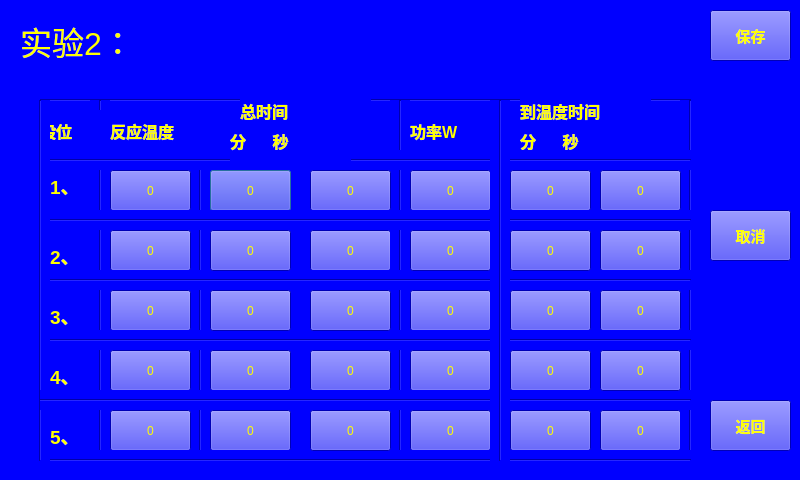
<?xml version="1.0" encoding="UTF-8"?>
<ui version="4.0">
 <class>Setting_2</class>
 <widget class="QDialog" name="Setting_2">
  <property name="geometry">
   <rect>
    <x>0</x>
    <y>0</y>
    <width>800</width>
    <height>480</height>
   </rect>
  </property>
  <property name="windowTitle">
   <string>Dialog</string>
  </property>
  <property name="styleSheet">
   <string notr="true">color: rgb(255, 255, 0);
background-color: rgb(0, 0, 255);</string>
  </property>
  <widget class="Line" name="line_11">
   <property name="geometry">
    <rect>
     <x>190</x>
     <y>100</y>
     <width>20</width>
     <height>361</height>
    </rect>
   </property>
   <property name="orientation">
    <enum>Qt::Vertical</enum>
   </property>
  </widget>
  <widget class="QPushButton" name="pushButton_7">
   <property name="geometry">
    <rect>
     <x>210</x>
     <y>170</y>
     <width>81</width>
     <height>41</height>
    </rect>
   </property>
   <property name="text">
    <string>0</string>
   </property>
  </widget>
  <widget class="QPushButton" name="pushButton_10">
   <property name="geometry">
    <rect>
     <x>310</x>
     <y>230</y>
     <width>81</width>
     <height>41</height>
    </rect>
   </property>
   <property name="text">
    <string>0</string>
   </property>
  </widget>
  <widget class="QPushButton" name="pushButton_31">
   <property name="geometry">
    <rect>
     <x>600</x>
     <y>410</y>
     <width>81</width>
     <height>41</height>
    </rect>
   </property>
   <property name="text">
    <string>0</string>
   </property>
  </widget>
  <widget class="QLabel" name="label_8">
   <property name="geometry">
    <rect>
     <x>520</x>
     <y>120</y>
     <width>111</width>
     <height>41</height>
    </rect>
   </property>
   <property name="font">
    <font>
     <pointsize>12</pointsize>
     <weight>75</weight>
     <bold>true</bold>
    </font>
   </property>
   <property name="text">
    <string>分      秒</string>
   </property>
  </widget>
  <widget class="QPushButton" name="pushButton">
   <property name="geometry">
    <rect>
     <x>710</x>
     <y>10</y>
     <width>81</width>
     <height>51</height>
    </rect>
   </property>
   <property name="font">
    <font>
     <pointsize>11</pointsize>
     <weight>75</weight>
     <bold>true</bold>
    </font>
   </property>
   <property name="text">
    <string>保存</string>
   </property>
  </widget>
  <widget class="QPushButton" name="pushButton_15">
   <property name="geometry">
    <rect>
     <x>210</x>
     <y>410</y>
     <width>81</width>
     <height>41</height>
    </rect>
   </property>
   <property name="text">
    <string>0</string>
   </property>
  </widget>
  <widget class="Line" name="line">
   <property name="geometry">
    <rect>
     <x>40</x>
     <y>90</y>
     <width>651</width>
     <height>20</height>
    </rect>
   </property>
   <property name="orientation">
    <enum>Qt::Horizontal</enum>
   </property>
  </widget>
  <widget class="QLabel" name="label_9">
   <property name="geometry">
    <rect>
     <x>50</x>
     <y>170</y>
     <width>41</width>
     <height>31</height>
    </rect>
   </property>
   <property name="font">
    <font>
     <pointsize>14</pointsize>
     <weight>75</weight>
     <bold>true</bold>
    </font>
   </property>
   <property name="text">
    <string>1、</string>
   </property>
  </widget>
  <widget class="QLabel" name="label_11">
   <property name="geometry">
    <rect>
     <x>50</x>
     <y>300</y>
     <width>41</width>
     <height>31</height>
    </rect>
   </property>
   <property name="font">
    <font>
     <pointsize>14</pointsize>
     <weight>75</weight>
     <bold>true</bold>
    </font>
   </property>
   <property name="text">
    <string>3、</string>
   </property>
  </widget>
  <widget class="Line" name="line_12">
   <property name="geometry">
    <rect>
     <x>390</x>
     <y>100</y>
     <width>20</width>
     <height>361</height>
    </rect>
   </property>
   <property name="orientation">
    <enum>Qt::Vertical</enum>
   </property>
  </widget>
  <widget class="QLabel" name="label_6">
   <property name="geometry">
    <rect>
     <x>410</x>
     <y>110</y>
     <width>81</width>
     <height>41</height>
    </rect>
   </property>
   <property name="font">
    <font>
     <pointsize>12</pointsize>
     <weight>75</weight>
     <bold>true</bold>
    </font>
   </property>
   <property name="text">
    <string>功率W</string>
   </property>
  </widget>
  <widget class="QLabel" name="label_12">
   <property name="geometry">
    <rect>
     <x>50</x>
     <y>360</y>
     <width>41</width>
     <height>31</height>
    </rect>
   </property>
   <property name="font">
    <font>
     <pointsize>14</pointsize>
     <weight>75</weight>
     <bold>true</bold>
    </font>
   </property>
   <property name="text">
    <string>4、</string>
   </property>
  </widget>
  <widget class="QPushButton" name="pushButton_3">
   <property name="geometry">
    <rect>
     <x>110</x>
     <y>230</y>
     <width>81</width>
     <height>41</height>
    </rect>
   </property>
   <property name="text">
    <string>0</string>
   </property>
  </widget>
  <widget class="QPushButton" name="pushButton_8">
   <property name="geometry">
    <rect>
     <x>310</x>
     <y>170</y>
     <width>81</width>
     <height>41</height>
    </rect>
   </property>
   <property name="text">
    <string>0</string>
   </property>
  </widget>
  <widget class="Line" name="line_9">
   <property name="geometry">
    <rect>
     <x>680</x>
     <y>100</y>
     <width>20</width>
     <height>361</height>
    </rect>
   </property>
   <property name="orientation">
    <enum>Qt::Vertical</enum>
   </property>
  </widget>
  <widget class="QPushButton" name="pushButton_4">
   <property name="geometry">
    <rect>
     <x>110</x>
     <y>290</y>
     <width>81</width>
     <height>41</height>
    </rect>
   </property>
   <property name="text">
    <string>0</string>
   </property>
  </widget>
  <widget class="QLabel" name="label">
   <property name="geometry">
    <rect>
     <x>20</x>
     <y>20</y>
     <width>241</width>
     <height>41</height>
    </rect>
   </property>
   <property name="font">
    <font>
     <pointsize>24</pointsize>
    </font>
   </property>
   <property name="text">
    <string>实验2：</string>
   </property>
  </widget>
  <widget class="QLabel" name="label_4">
   <property name="geometry">
    <rect>
     <x>240</x>
     <y>90</y>
     <width>131</width>
     <height>41</height>
    </rect>
   </property>
   <property name="font">
    <font>
     <pointsize>12</pointsize>
     <weight>75</weight>
     <bold>true</bold>
    </font>
   </property>
   <property name="text">
    <string>总时间</string>
   </property>
  </widget>
  <widget class="QPushButton" name="pushButton_25">
   <property name="geometry">
    <rect>
     <x>600</x>
     <y>230</y>
     <width>81</width>
     <height>41</height>
    </rect>
   </property>
   <property name="text">
    <string>0</string>
   </property>
  </widget>
  <widget class="Line" name="line_10">
   <property name="geometry">
    <rect>
     <x>90</x>
     <y>100</y>
     <width>20</width>
     <height>361</height>
    </rect>
   </property>
   <property name="orientation">
    <enum>Qt::Vertical</enum>
   </property>
  </widget>
  <widget class="QPushButton" name="pushButton_21">
   <property name="geometry">
    <rect>
     <x>410</x>
     <y>290</y>
     <width>81</width>
     <height>41</height>
    </rect>
   </property>
   <property name="text">
    <string>0</string>
   </property>
  </widget>
  <widget class="QPushButton" name="pushButton_30">
   <property name="geometry">
    <rect>
     <x>510</x>
     <y>410</y>
     <width>81</width>
     <height>41</height>
    </rect>
   </property>
   <property name="text">
    <string>0</string>
   </property>
  </widget>
  <widget class="QPushButton" name="pushButton_2">
   <property name="geometry">
    <rect>
     <x>110</x>
     <y>170</y>
     <width>81</width>
     <height>41</height>
    </rect>
   </property>
   <property name="styleSheet">
    <string notr="true"/>
   </property>
   <property name="text">
    <string>0</string>
   </property>
   <property name="flat">
    <bool>false</bool>
   </property>
  </widget>
  <widget class="QLabel" name="label_13">
   <property name="geometry">
    <rect>
     <x>50</x>
     <y>420</y>
     <width>41</width>
     <height>31</height>
    </rect>
   </property>
   <property name="font">
    <font>
     <pointsize>14</pointsize>
     <weight>75</weight>
     <bold>true</bold>
    </font>
   </property>
   <property name="text">
    <string>5、</string>
   </property>
  </widget>
  <widget class="QPushButton" name="pushButton_22">
   <property name="geometry">
    <rect>
     <x>410</x>
     <y>350</y>
     <width>81</width>
     <height>41</height>
    </rect>
   </property>
   <property name="text">
    <string>0</string>
   </property>
  </widget>
  <widget class="QPushButton" name="pushButton_14">
   <property name="geometry">
    <rect>
     <x>310</x>
     <y>350</y>
     <width>81</width>
     <height>41</height>
    </rect>
   </property>
   <property name="text">
    <string>0</string>
   </property>
  </widget>
  <widget class="QPushButton" name="pushButton_6">
   <property name="geometry">
    <rect>
     <x>110</x>
     <y>410</y>
     <width>81</width>
     <height>41</height>
    </rect>
   </property>
   <property name="text">
    <string>0</string>
   </property>
  </widget>
  <widget class="QPushButton" name="pushButton_17">
   <property name="geometry">
    <rect>
     <x>410</x>
     <y>170</y>
     <width>81</width>
     <height>41</height>
    </rect>
   </property>
   <property name="text">
    <string>0</string>
   </property>
  </widget>
  <widget class="QPushButton" name="pushButton_27">
   <property name="geometry">
    <rect>
     <x>600</x>
     <y>290</y>
     <width>81</width>
     <height>41</height>
    </rect>
   </property>
   <property name="text">
    <string>0</string>
   </property>
  </widget>
  <widget class="QPushButton" name="pushButton_26">
   <property name="geometry">
    <rect>
     <x>510</x>
     <y>290</y>
     <width>81</width>
     <height>41</height>
    </rect>
   </property>
   <property name="text">
    <string>0</string>
   </property>
  </widget>
  <widget class="QPushButton" name="pushButton_13">
   <property name="geometry">
    <rect>
     <x>210</x>
     <y>350</y>
     <width>81</width>
     <height>41</height>
    </rect>
   </property>
   <property name="text">
    <string>0</string>
   </property>
  </widget>
  <widget class="QPushButton" name="pushButton_19">
   <property name="geometry">
    <rect>
     <x>600</x>
     <y>170</y>
     <width>81</width>
     <height>41</height>
    </rect>
   </property>
   <property name="text">
    <string>0</string>
   </property>
  </widget>
  <widget class="QPushButton" name="pushButton_28">
   <property name="geometry">
    <rect>
     <x>510</x>
     <y>350</y>
     <width>81</width>
     <height>41</height>
    </rect>
   </property>
   <property name="text">
    <string>0</string>
   </property>
  </widget>
  <widget class="Line" name="line_6">
   <property name="geometry">
    <rect>
     <x>40</x>
     <y>330</y>
     <width>651</width>
     <height>20</height>
    </rect>
   </property>
   <property name="orientation">
    <enum>Qt::Horizontal</enum>
   </property>
  </widget>
  <widget class="QPushButton" name="pushButton_23">
   <property name="geometry">
    <rect>
     <x>410</x>
     <y>410</y>
     <width>81</width>
     <height>41</height>
    </rect>
   </property>
   <property name="text">
    <string>0</string>
   </property>
  </widget>
  <widget class="QPushButton" name="pushButton_11">
   <property name="geometry">
    <rect>
     <x>210</x>
     <y>290</y>
     <width>81</width>
     <height>41</height>
    </rect>
   </property>
   <property name="text">
    <string>0</string>
   </property>
  </widget>
  <widget class="QPushButton" name="pushButton_18">
   <property name="geometry">
    <rect>
     <x>510</x>
     <y>170</y>
     <width>81</width>
     <height>41</height>
    </rect>
   </property>
   <property name="text">
    <string>0</string>
   </property>
  </widget>
  <widget class="Line" name="line_5">
   <property name="geometry">
    <rect>
     <x>40</x>
     <y>270</y>
     <width>651</width>
     <height>20</height>
    </rect>
   </property>
   <property name="orientation">
    <enum>Qt::Horizontal</enum>
   </property>
  </widget>
  <widget class="Line" name="line_4">
   <property name="geometry">
    <rect>
     <x>40</x>
     <y>210</y>
     <width>651</width>
     <height>20</height>
    </rect>
   </property>
   <property name="orientation">
    <enum>Qt::Horizontal</enum>
   </property>
  </widget>
  <widget class="Line" name="line_8">
   <property name="geometry">
    <rect>
     <x>40</x>
     <y>450</y>
     <width>651</width>
     <height>20</height>
    </rect>
   </property>
   <property name="orientation">
    <enum>Qt::Horizontal</enum>
   </property>
  </widget>
  <widget class="Line" name="line_2">
   <property name="geometry">
    <rect>
     <x>40</x>
     <y>150</y>
     <width>651</width>
     <height>20</height>
    </rect>
   </property>
   <property name="orientation">
    <enum>Qt::Horizontal</enum>
   </property>
  </widget>
  <widget class="QPushButton" name="pushButton_12">
   <property name="geometry">
    <rect>
     <x>310</x>
     <y>290</y>
     <width>81</width>
     <height>41</height>
    </rect>
   </property>
   <property name="text">
    <string>0</string>
   </property>
  </widget>
  <widget class="QLabel" name="label_7">
   <property name="geometry">
    <rect>
     <x>520</x>
     <y>90</y>
     <width>131</width>
     <height>41</height>
    </rect>
   </property>
   <property name="font">
    <font>
     <pointsize>12</pointsize>
     <weight>75</weight>
     <bold>true</bold>
    </font>
   </property>
   <property name="text">
    <string>到温度时间</string>
   </property>
  </widget>
  <widget class="QLabel" name="label_2">
   <property name="geometry">
    <rect>
     <x>40</x>
     <y>110</y>
     <width>61</width>
     <height>41</height>
    </rect>
   </property>
   <property name="font">
    <font>
     <pointsize>12</pointsize>
     <weight>75</weight>
     <bold>true</bold>
    </font>
   </property>
   <property name="text">
    <string>段位</string>
   </property>
  </widget>
  <widget class="QPushButton" name="pushButton_20">
   <property name="geometry">
    <rect>
     <x>410</x>
     <y>230</y>
     <width>81</width>
     <height>41</height>
    </rect>
   </property>
   <property name="text">
    <string>0</string>
   </property>
  </widget>
  <widget class="QPushButton" name="pushButton_5">
   <property name="geometry">
    <rect>
     <x>110</x>
     <y>350</y>
     <width>81</width>
     <height>41</height>
    </rect>
   </property>
   <property name="text">
    <string>0</string>
   </property>
  </widget>
  <widget class="Line" name="line_3">
   <property name="geometry">
    <rect>
     <x>30</x>
     <y>100</y>
     <width>20</width>
     <height>361</height>
    </rect>
   </property>
   <property name="orientation">
    <enum>Qt::Vertical</enum>
   </property>
  </widget>
  <widget class="QPushButton" name="pushButton_24">
   <property name="geometry">
    <rect>
     <x>510</x>
     <y>230</y>
     <width>81</width>
     <height>41</height>
    </rect>
   </property>
   <property name="text">
    <string>0</string>
   </property>
  </widget>
  <widget class="QLabel" name="label_10">
   <property name="geometry">
    <rect>
     <x>50</x>
     <y>240</y>
     <width>41</width>
     <height>31</height>
    </rect>
   </property>
   <property name="font">
    <font>
     <pointsize>14</pointsize>
     <weight>75</weight>
     <bold>true</bold>
    </font>
   </property>
   <property name="text">
    <string>2、</string>
   </property>
  </widget>
  <widget class="QPushButton" name="pushButton_9">
   <property name="geometry">
    <rect>
     <x>210</x>
     <y>230</y>
     <width>81</width>
     <height>41</height>
    </rect>
   </property>
   <property name="text">
    <string>0</string>
   </property>
  </widget>
  <widget class="QLabel" name="label_3">
   <property name="geometry">
    <rect>
     <x>110</x>
     <y>110</y>
     <width>101</width>
     <height>41</height>
    </rect>
   </property>
   <property name="font">
    <font>
     <pointsize>12</pointsize>
     <weight>75</weight>
     <bold>true</bold>
    </font>
   </property>
   <property name="text">
    <string>反应温度</string>
   </property>
  </widget>
  <widget class="Line" name="line_7">
   <property name="geometry">
    <rect>
     <x>40</x>
     <y>390</y>
     <width>651</width>
     <height>20</height>
    </rect>
   </property>
   <property name="orientation">
    <enum>Qt::Horizontal</enum>
   </property>
  </widget>
  <widget class="QLabel" name="label_5">
   <property name="geometry">
    <rect>
     <x>230</x>
     <y>120</y>
     <width>121</width>
     <height>41</height>
    </rect>
   </property>
   <property name="font">
    <font>
     <pointsize>12</pointsize>
     <weight>75</weight>
     <bold>true</bold>
    </font>
   </property>
   <property name="text">
    <string>分      秒</string>
   </property>
  </widget>
  <widget class="Line" name="line_13">
   <property name="geometry">
    <rect>
     <x>490</x>
     <y>100</y>
     <width>20</width>
     <height>361</height>
    </rect>
   </property>
   <property name="orientation">
    <enum>Qt::Vertical</enum>
   </property>
  </widget>
  <widget class="QPushButton" name="pushButton_29">
   <property name="geometry">
    <rect>
     <x>600</x>
     <y>350</y>
     <width>81</width>
     <height>41</height>
    </rect>
   </property>
   <property name="text">
    <string>0</string>
   </property>
  </widget>
  <widget class="QPushButton" name="pushButton_16">
   <property name="geometry">
    <rect>
     <x>310</x>
     <y>410</y>
     <width>81</width>
     <height>41</height>
    </rect>
   </property>
   <property name="text">
    <string>0</string>
   </property>
  </widget>
  <widget class="QPushButton" name="pushButton_33">
   <property name="geometry">
    <rect>
     <x>710</x>
     <y>400</y>
     <width>81</width>
     <height>51</height>
    </rect>
   </property>
   <property name="font">
    <font>
     <pointsize>11</pointsize>
     <weight>75</weight>
     <bold>true</bold>
    </font>
   </property>
   <property name="text">
    <string>返回</string>
   </property>
  </widget>
  <widget class="QPushButton" name="pushButton_32">
   <property name="geometry">
    <rect>
     <x>710</x>
     <y>210</y>
     <width>81</width>
     <height>51</height>
    </rect>
   </property>
   <property name="font">
    <font>
     <pointsize>11</pointsize>
     <weight>75</weight>
     <bold>true</bold>
    </font>
   </property>
   <property name="text">
    <string>取消</string>
   </property>
  </widget>
 </widget>
 <resources/>
 <connections/>
</ui>
